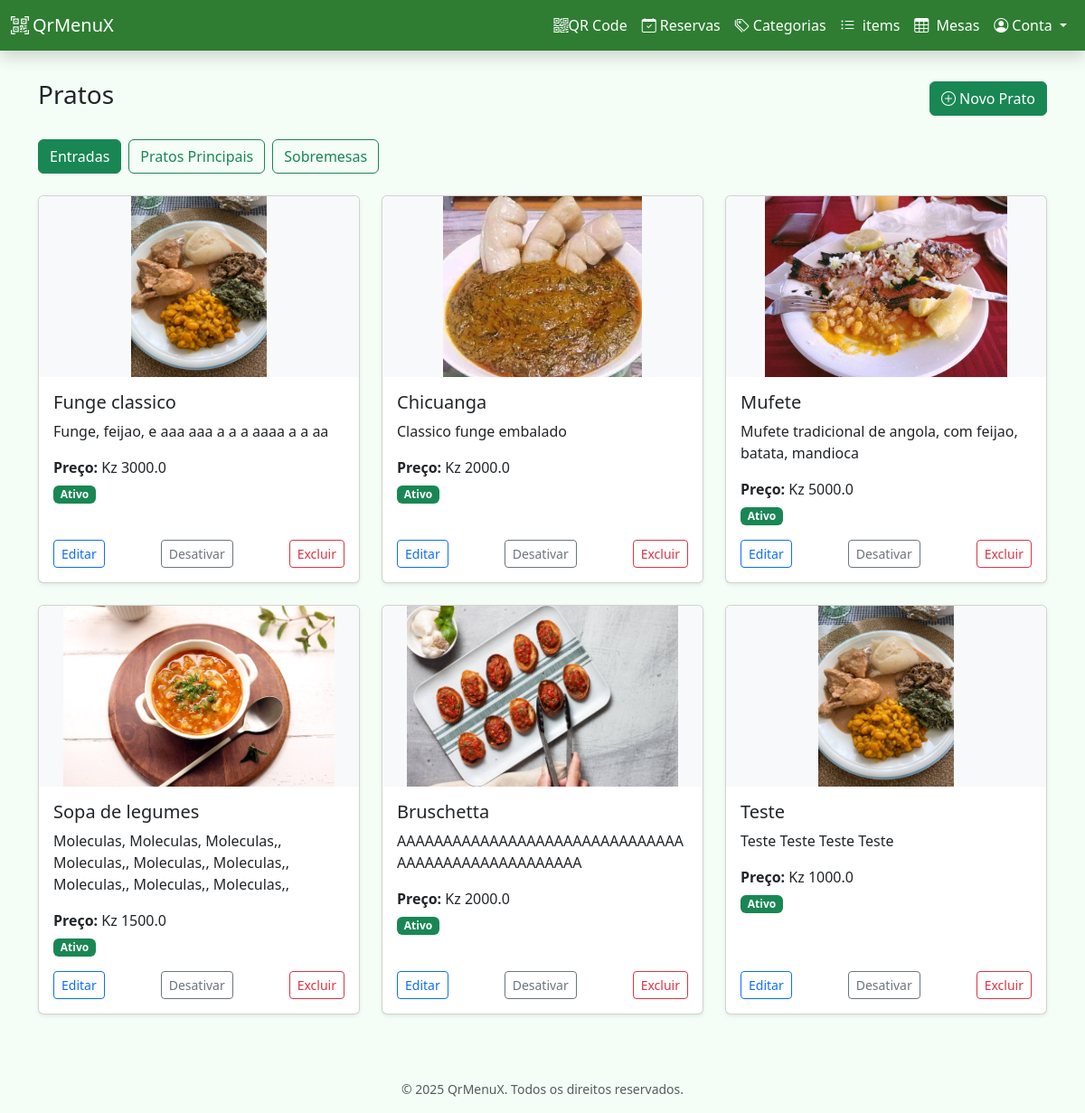
Page /dashboard/items (signed in) on the committed database.
### app/models.py (models this page shows)
class Category(db.Model):
    id = db.Column(db.Integer, primary_key=True)
    name = db.Column(db.String(100), nullable=False)
    is_active = db.Column(db.Boolean, default=True)
    restaurant_id = db.Column(
        db.Integer, db.ForeignKey("restaurant.id"), nullable=False
    )
    items = db.relationship("MenuItem", backref="category", lazy=True)

class MenuItem(db.Model):
    id = db.Column(db.Integer, primary_key=True)
    name = db.Column(db.String(100), nullable=False)
    price = db.Column(db.Float, nullable=False)
    image_filename = db.Column(db.String(100))
    description = db.Column(db.Text)
    ingredients = db.Column(db.Text)
    is_active = db.Column(db.Boolean, default=True)
    category_id = db.Column(db.Integer, db.ForeignKey("category.id"), nullable=False)

### app/routes/dashboard_routes.py (the view)
@bp.route("/items", methods=["GET"])
@login_required
def list_items():
    restaurant = current_user.restaurant
    categories = Category.query.filter_by(restaurant=restaurant).all()
    category_id = request.args.get("category_id", type=int)
    selected_category = (
        Category.query.get(category_id)
        if category_id
        else categories[0] if categories else None
    )
    items = (
        MenuItem.query.filter_by(category=selected_category).all()
        if selected_category
        else []
    )
    return render_template(
        "dashboard/items.html",
        categories=categories,
        selected_category=selected_category,
        items=items,
    )

### app/models.py (called while the page is built)
@login_manager.user_loader
def load_user(user_id):
    return User.query.get(int(user_id))

### app/templates/dashboard/items.html (shortened to what this page needs)
{% extends "dashboard/dashboard_base.html" %}  {% block content %}
<div class="d-flex justify-content-between align-items-center mb-4">
  <h3>Pratos</h3>
  <button
    class="btn btn-success"
    data-bs-toggle="modal"
    data-bs-target="#createItemModal"
  >
    <i class="bi bi-plus-circle"></i> Novo Prato
  </button>
</div>
<div class="mb-4 d-flex flex-wrap gap-2">
  {% for category in categories %}
  <form method="GET" action="{{ url_for('dashboard.list_items') }}">
    <button
      type="submit"
      class="btn {% if category.id == selected_category.id %}btn-success{% else %}btn-outline-success{% endif %}"
    >
      {{ category.name|e }}
    </button>
  </form>
  {% endfor %}
</div>
<div class="row">
  {% for item in items %}
  <div class="col-md-6 col-lg-4 mb-4">
    <div class="card h-100 shadow-sm">
      {% if item.image_filename %}
      <img
        src="{{ url_for('static', filename='uploads/' + item.image_filename) }}"
        class="card-img-top menu-card-img"
        alt="{{ item.name }}"
      />
      {% endif %}
      <div class="card-body d-flex flex-column">
        <h5 class="card-title">{{ item.name }}</h5>
        <p class="card-text truncate">{{ item.description|e }}</p>
        <p class="card-text mb-2">
          <strong>Preço:</strong> Kz {{ item.price }}
        </p>
        <span
          class="badge bg-{{ 'success' if item.is_active else 'secondary' }} mb-3 align-self-start"
        >
          {{ 'Ativo' if item.is_active else 'Inativo' }}
        </span>
        <div class="mt-auto d-flex justify-content-between">
          <button
            class="btn btn-sm btn-outline-primary"
            data-bs-toggle="modal"
            data-bs-target="#editItemModal{{ item.id }}"
          >
            Editar
          </button>
          <a
            href="{{ url_for('dashboard.toggle_item', item_id=item.id) }}"
            class="btn btn-sm btn-outline-secondary"
          >
            {{ 'Desativar' if item.is_active else 'Ativar' }}
          </a>
          <a
            href="{{ url_for('dashboard.delete_item', item_id=item.id) }}"
            class="btn btn-sm btn-outline-danger"
            onclick="return confirm('Deseja realmente excluir este prato?');"
          >
            Excluir
          </a>
        </div>
      </div>
    </div>
  </div>
  {% else %}
  <p class="text-muted">Nenhum prato cadastrado nesta categoria.</p>
  {% endfor %}
</div>
{% endblock %}

### app/templates/dashboard/dashboard_base.html (style rules this page uses)
body { background-color: #f4fdf6; min-height: 100vh; display: flex; flex-direction: column; }

### app/templates/dashboard/items.html (style rules this page uses)
.menu-card-img { height: 200px; width: 100%; object-fit: contain; border-top-left-radius: 0.5rem; border-top-right-radius: 0.5rem; background-color: #f8f9fa; }
.card-text.truncate { max-height: 4.5em; overflow: hidden; text-overflow: ellipsis; }

### rows in the picture
Category: name "Entradas"
Category: name "Pratos Principais"
Category: name "Sobremesas"
MenuItem: image_filename (picture), name "Funge classico", description "Funge, feijao, e aaa aaa a a a aaaa a a aa", price "3000.0", is_active "Ativo", is_active "Desativar"
MenuItem: image_filename (picture), name "Chicuanga", description "Classico funge embalado", price "2000.0", is_active "Ativo", is_active "Desativar"
MenuItem: image_filename (picture), name "Mufete", description "Mufete tradicional de angola, com feijao, batata, mandioca", price "5000.0", is_active "Ativo", is_active "Desativar"
MenuItem: image_filename (picture), name "Sopa de legumes", description "Moleculas, Moleculas, Moleculas,, Moleculas,, Moleculas,, Moleculas,, Moleculas,, Moleculas,, Moleculas,,…", price "1500.0", is_active "Ativo", is_active "Desativar"
MenuItem: image_filename (picture), name "Bruschetta", description "AAAAAAAAAAAAAAAAAAAAAAAAAAAAAAAAAAAAAAAAAAAAAAAAAAA", price "2000.0", is_active "Ativo", is_active "Desativar"
MenuItem: image_filename (picture), name "Teste", description "Teste Teste Teste Teste", price "1000.0", is_active "Ativo", is_active "Desativar"
